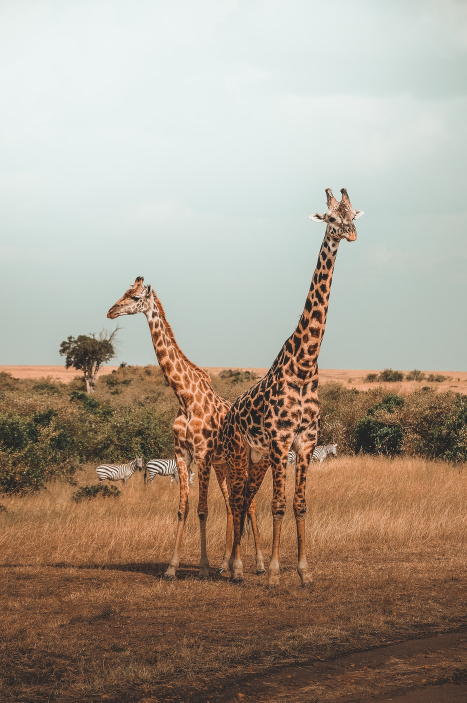
#> input picture DATA/giraffes.jpg, 933 x 1405 px, found by its file name (shown at 1/2 size)
$ jupyter execute --allow-errors scikit-Image-Processing.ipynb   (older library calls are emulated)
#> lines starting #> are read from the running program, lines starting #| are printed output that depends on the picture
# Loading Image using scikit-image

[cell 1]
import numpy as np
from skimage import io
import matplotlib.pyplot as plt
# restart kernel and run the cell again after upgrading the skimage package, otherwise u will face errors
img = io.imread('/Users/anusha/Desktop/Projects/CV/Computer-Vision-with-Python/DATA/giraffes.jpg')
#> img is the input picture: shape (1405, 933, 3); mean R, G, B 170.1, 156.6, 141.5

[cell 2]
plt.imshow(img)

[cell 3]
img_asgray = io.imread('/Users/anusha/Desktop/Projects/CV/Computer-Vision-with-Python/DATA/giraffes.jpg', as_gray=True)
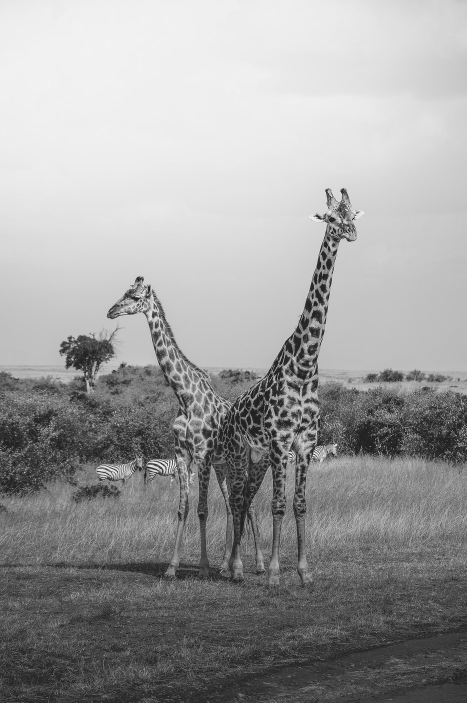
#> img_asgray: shape (1405, 933) float64 (shown at 1/2 size); min 0.00728, max 0.994, mean 0.621
plt.imshow(img_asgray)

[cell 4]
from skimage.color import rgb2gray
img_gray = rgb2gray(img)
plt.imshow(img_gray)

[cell 5]
from skimage import util
inverted_img = util.invert(img)
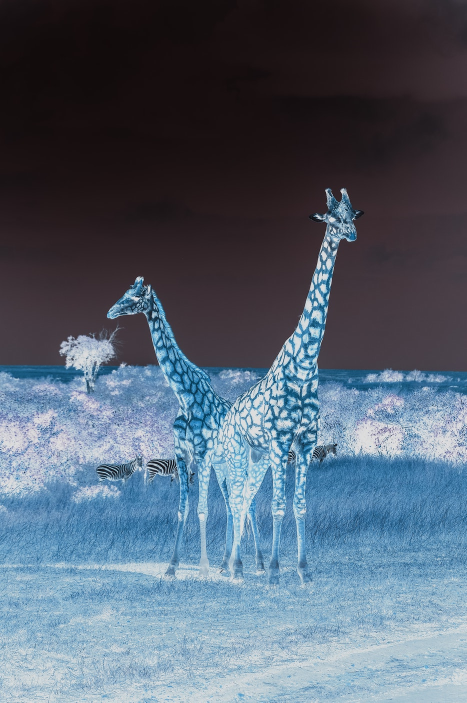
#> inverted_img: shape (1405, 933, 3) (shown at 1/2 size); mean R, G, B 84.9, 98.4, 113.5
plt.imshow(inverted_img)

$ run again, with DATA/Nadia_Murad.jpg copied over DATA/giraffes.jpg
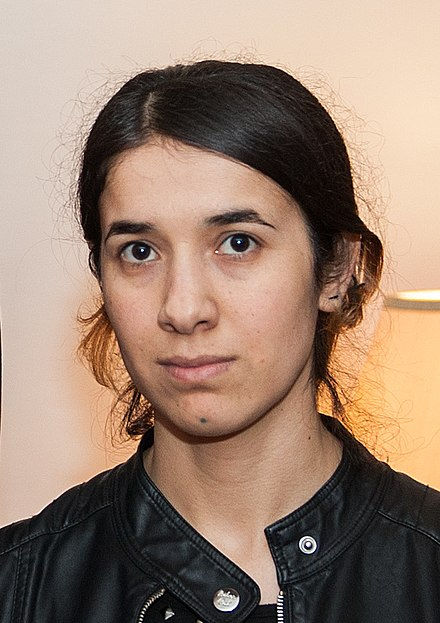
#> input picture DATA/Nadia_Murad.jpg, 440 x 623 px, found by its file name
#> img is the input picture: shape (623, 440, 3); mean R, G, B 153.8, 129.2, 112.7
#> `img_asgray = io.imread('/Users/anusha/Desktop/Projects/CV/Computer-Vis..`:
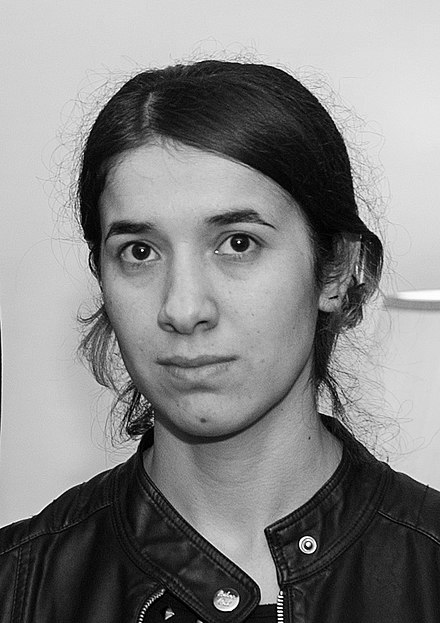
#> img_asgray: shape (623, 440) float64; min 0, max 1, mean 0.523
#> `inverted_img = util.invert(img)`:
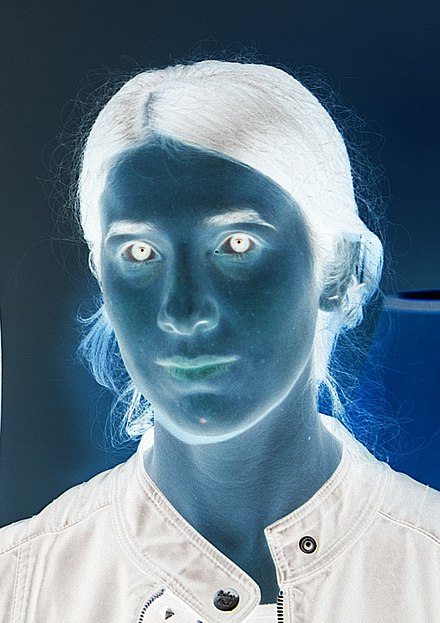
#> inverted_img: shape (623, 440, 3); mean R, G, B 101.2, 125.8, 142.3

$ run again, with DATA/ReceiptSwiss.jpg copied over DATA/giraffes.jpg
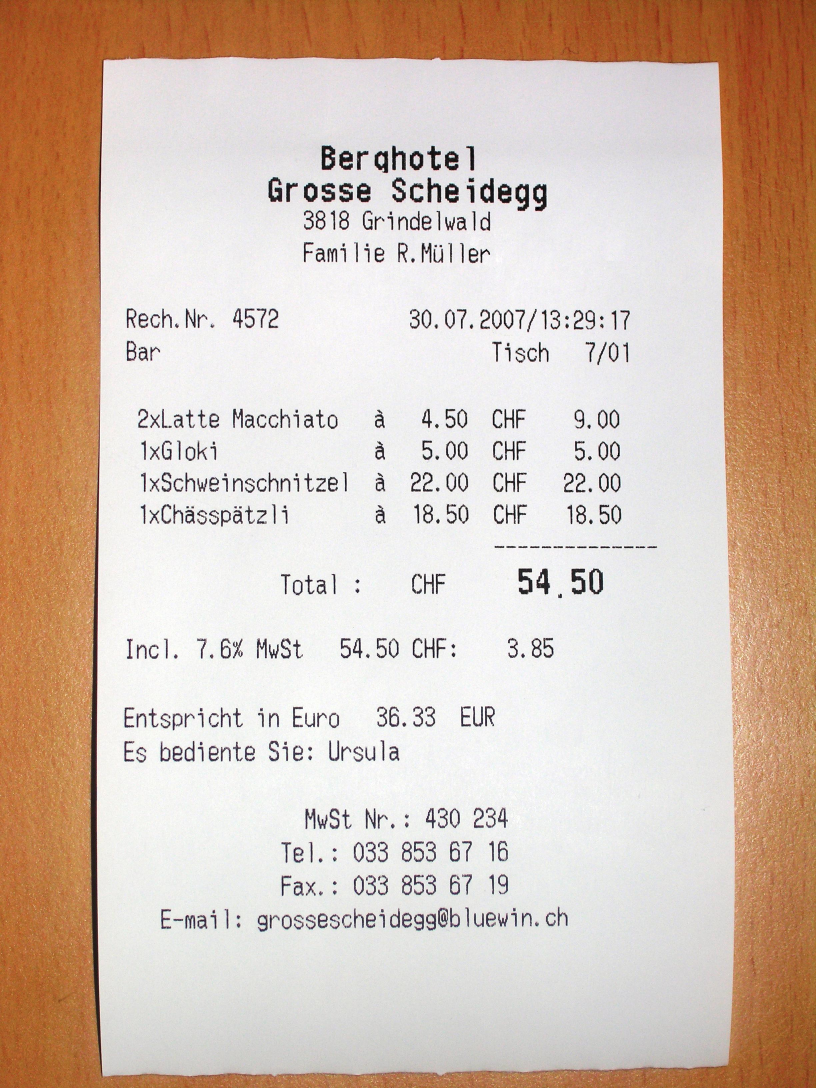
#> input picture DATA/ReceiptSwiss.jpg, 2448 x 3264 px, found by its file name (shown at 1/3 size)
#> img is the input picture: shape (3264, 2448, 3); mean R, G, B 214, 193.6, 179.5
#> `img_asgray = io.imread('/Users/anusha/Desktop/Projects/CV/Computer-Vis..`:
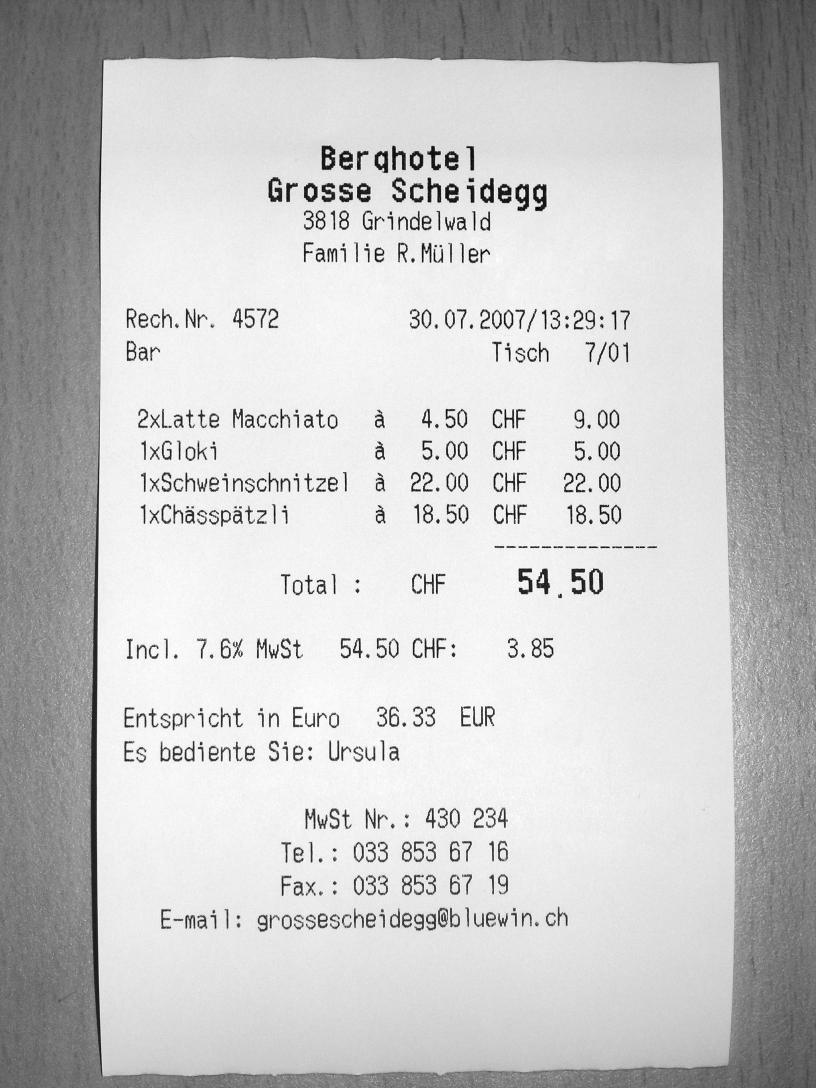
#> img_asgray: shape (3264, 2448) float64 (shown at 1/3 size); min 0, max 1, mean 0.772
#> `inverted_img = util.invert(img)`:
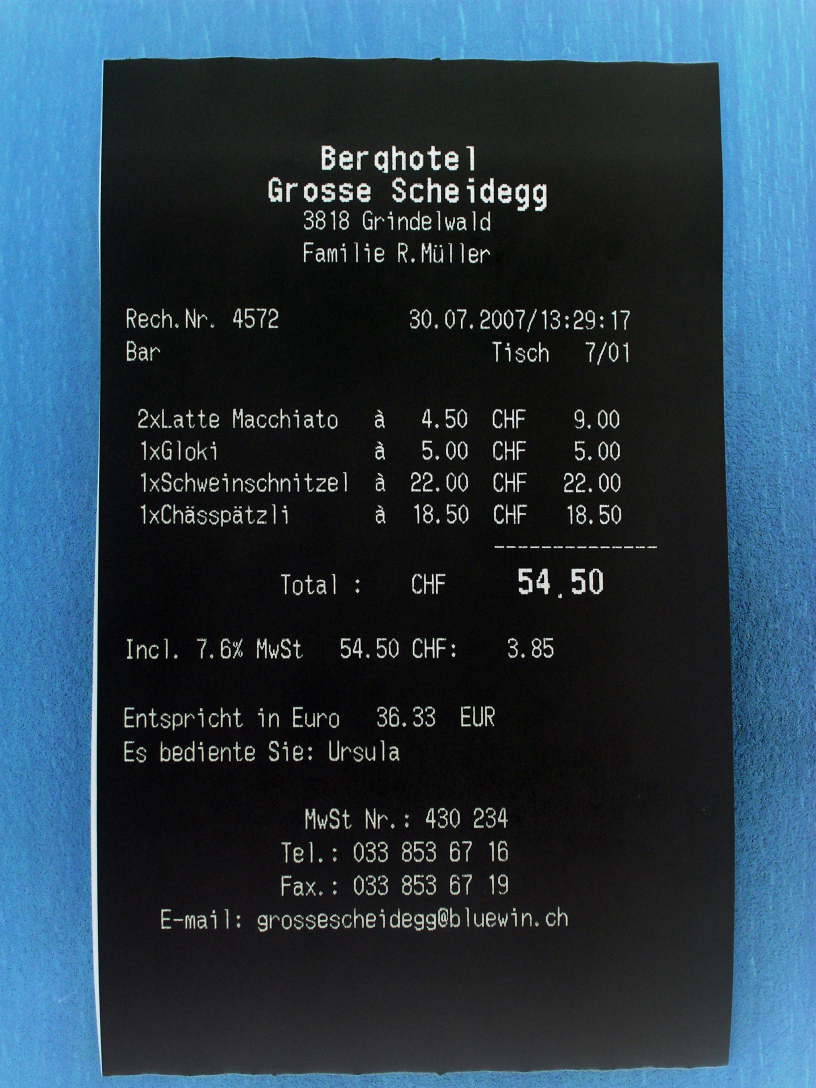
#> inverted_img: shape (3264, 2448, 3) (shown at 1/3 size); mean R, G, B 41, 61.4, 75.5
